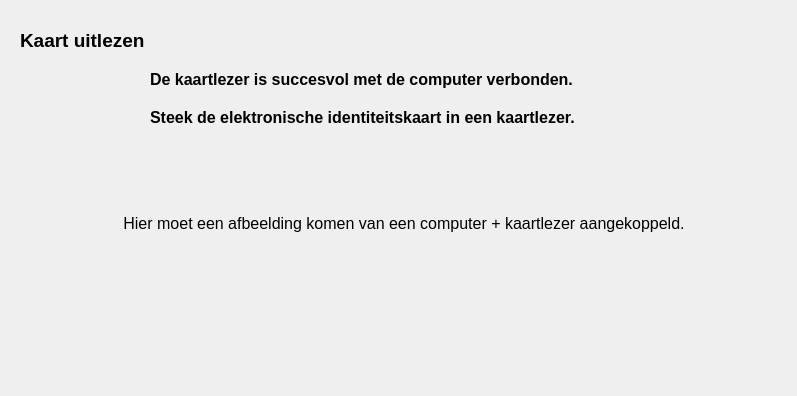
   <widget class="QWidget" name="pageConnectedReader">
    <widget class="QLabel" name="lblPicCardReaderConnected">
     <property name="geometry">
      <rect>
       <x>20</x>
       <y>60</y>
       <width>768</width>
       <height>327</height>
      </rect>
     </property>
     <property name="text">
      <string>&lt;!DOCTYPE HTML PUBLIC &quot;-//W3C//DTD HTML 4.0//EN&quot; &quot;http://www.w3.org/TR/REC-html40/strict.dtd&quot;&gt;
&lt;html&gt;&lt;head&gt;&lt;meta name=&quot;qrichtext&quot; content=&quot;1&quot; /&gt;&lt;style type=&quot;text/css&quot;&gt;
p, li { white-space: pre-wrap; }
&lt;/style&gt;&lt;/head&gt;&lt;body style=&quot; font-family:'Tahoma'; font-size:8.25pt; font-weight:400; font-style:normal;&quot;&gt;
&lt;p align=&quot;center&quot; style=&quot; margin-top:0px; margin-bottom:0px; margin-left:0px; margin-right:0px; -qt-block-indent:0; text-indent:0px; font-size:8pt;&quot;&gt;&lt;span style=&quot; font-size:12pt;&quot;&gt;Hier moet een afbeelding komen van een computer + kaartlezer aangekoppeld.&lt;/span&gt;&lt;/p&gt;&lt;/body&gt;&lt;/html&gt;</string>
     </property>
     <property name="scaledContents">
      <bool>true</bool>
     </property>
    </widget>
    <widget class="QLabel" name="lblTitleInstallSoftware_3">
     <property name="geometry">
      <rect>
       <x>20</x>
       <y>20</y>
       <width>231</width>
       <height>41</height>
      </rect>
     </property>
     <property name="font">
      <font>
       <family>Tahoma</family>
       <pointsize>14</pointsize>
       <weight>75</weight>
       <italic>false</italic>
       <bold>true</bold>
       <underline>false</underline>
       <strikeout>false</strikeout>
      </font>
     </property>
     <property name="focusPolicy">
      <enum>Qt::StrongFocus</enum>
     </property>
     <property name="accessibleName">
      <string>Kaart uitlezen</string>
     </property>
     <property name="text">
      <string>Kaart uitlezen</string>
     </property>
    </widget>
    <widget class="QLabel" name="lblConnectedReader">
     <property name="geometry">
      <rect>
       <x>150</x>
       <y>70</y>
       <width>551</width>
       <height>131</height>
      </rect>
     </property>
     <property name="font">
      <font>
       <family>Tahoma</family>
       <pointsize>13</pointsize>
       <weight>50</weight>
       <italic>false</italic>
       <bold>false</bold>
       <underline>false</underline>
       <strikeout>false</strikeout>
      </font>
     </property>
     <property name="focusPolicy">
      <enum>Qt::TabFocus</enum>
     </property>
     <property name="accessibleName">
      <string>Steek de elektronische identiteitskaart in een kaartlezer.</string>
     </property>
     <property name="text">
      <string>&lt;!DOCTYPE HTML PUBLIC &quot;-//W3C//DTD HTML 4.0//EN&quot; &quot;http://www.w3.org/TR/REC-html40/strict.dtd&quot;&gt;
&lt;html&gt;&lt;head&gt;&lt;meta name=&quot;qrichtext&quot; content=&quot;1&quot; /&gt;&lt;style type=&quot;text/css&quot;&gt;
p, li { white-space: pre-wrap; }
&lt;/style&gt;&lt;/head&gt;&lt;body style=&quot; font-family:'Tahoma'; font-size:14pt; font-weight:600; font-style:normal;&quot;&gt;
&lt;p style=&quot; margin-top:0px; margin-bottom:0px; margin-left:0px; margin-right:0px; -qt-block-indent:0; text-indent:0px;&quot;&gt;&lt;span style=&quot; font-size:12pt; font-weight:600;&quot;&gt;De kaartlezer is succesvol met de computer verbonden.&lt;/span&gt;&lt;span style=&quot; font-size:12pt;&quot;&gt; &lt;/span&gt;&lt;/p&gt;
&lt;p style=&quot;-qt-paragraph-type:empty; margin-top:0px; margin-bottom:0px; margin-left:0px; margin-right:0px; -qt-block-indent:0; text-indent:0px; font-size:12pt;&quot;&gt;&lt;/p&gt;
&lt;p style=&quot; margin-top:0px; margin-bottom:0px; margin-left:0px; margin-right:0px; -qt-block-indent:0; text-indent:0px;&quot;&gt;&lt;span style=&quot; font-size:12pt; font-weight:600;&quot;&gt;Steek de elektronische identiteitskaart in een kaartlezer.&lt;/span&gt;&lt;/p&gt;&lt;/body&gt;&lt;/html&gt;</string>
     </property>
     <property name="alignment">
      <set>Qt::AlignLeading|Qt::AlignLeft|Qt::AlignTop</set>
     </property>
     <property name="wordWrap">
      <bool>true</bool>
     </property>
    </widget>
   </widget>
